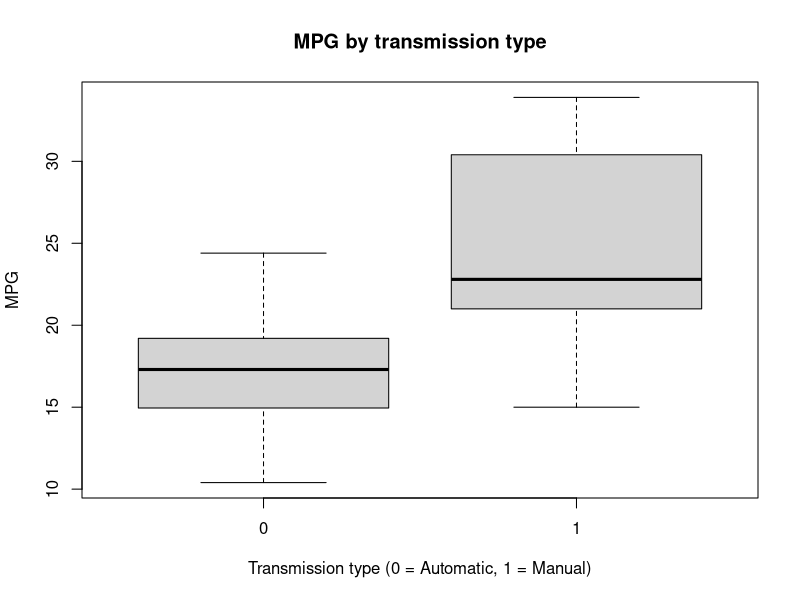
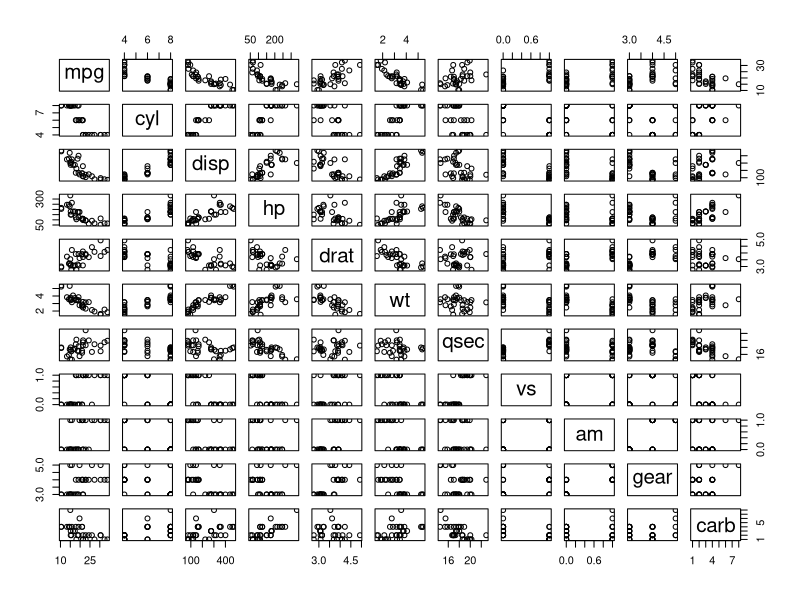
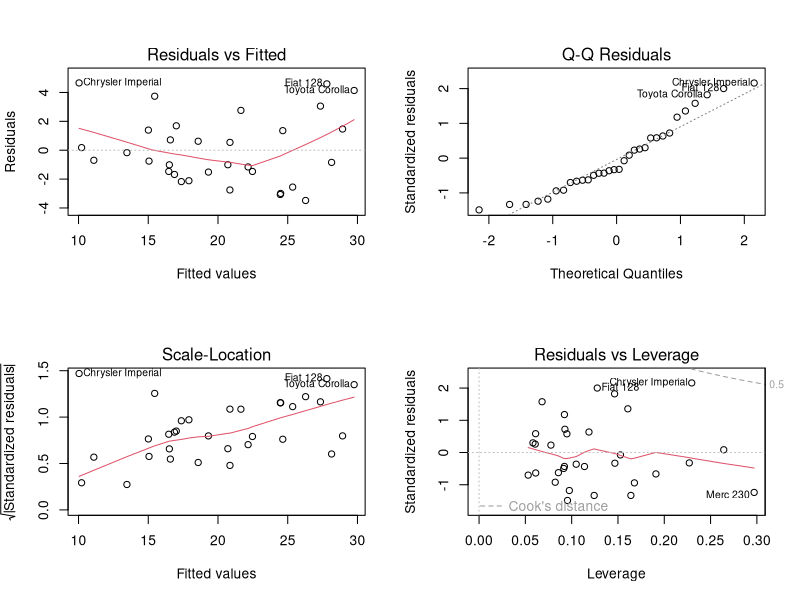

Recreate these plots in R, in order.
## ---- chunk 1
data(mtcars)
str(mtcars)
head(mtcars)
## ---- chunk 2
auto <- mtcars$mpg[mtcars$am == 0]
manu <- mtcars$mpg[mtcars$am == 1]

## ---- chunk 3
test <- t.test(manu, auto)
test$p.value
test$estimate
## ---- chunk 4
fit1 <- lm(mpg ~ factor(am), data = mtcars)
summary(fit1)$coef
## ---- chunk 5
fit2 <- lm(mpg ~ ., data = mtcars)
summary(fit2)
## ---- chunk 6
fit3 <- step(fit2)
summary(fit3)
## ---- chunk 7
boxplot(mtcars$mpg ~ mtcars$am, xlab = "Transmission type (0 = Automatic, 1 = Manual)", ylab = "MPG", main="MPG by transmission type")
## ---- chunk 8
pairs(mtcars)
## ---- chunk 9
par(mfrow=c(2,2))
plot(fit3)
